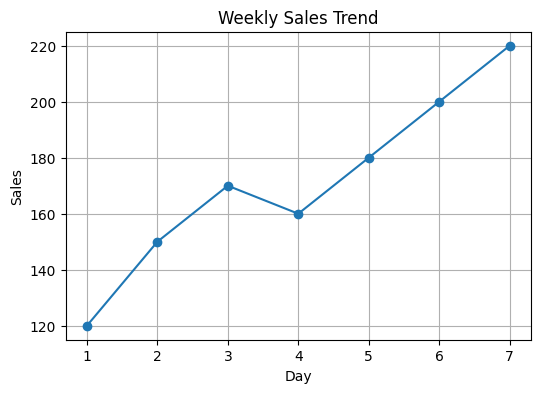

This figure's Python source:
import matplotlib.pyplot as plt
import numpy as np

days = np.arange(1, 8)
sales = [120, 150, 170, 160, 180, 200, 220]

plt.figure(figsize=(6,4))
plt.plot(days, sales, marker="o")
plt.title("Weekly Sales Trend")
plt.xlabel("Day")
plt.ylabel("Sales")
plt.grid(True)
plt.savefig("Ex.png", bbox_inches="tight")  # Save the plot as an image file
plt.savefig("Ex.pdf")  # Save the plot in PDF format
plt.show()
